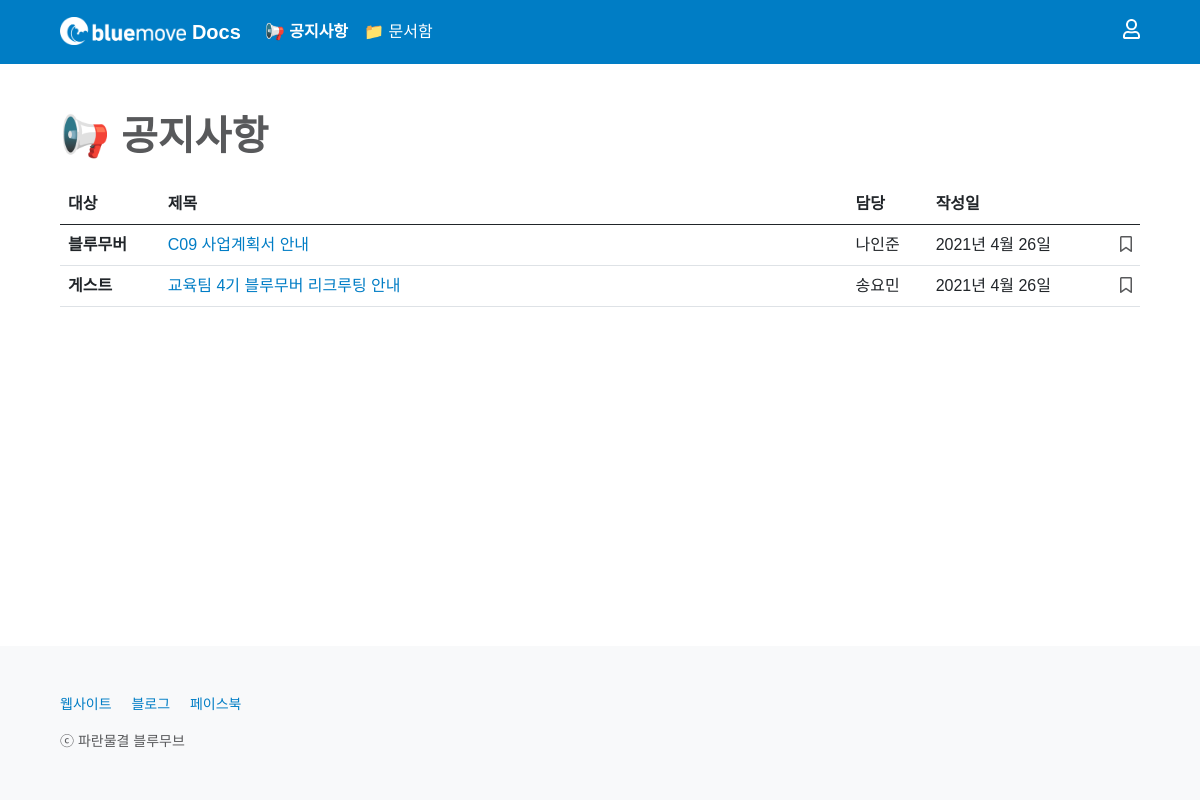
Before: /notice/ with the older database file.
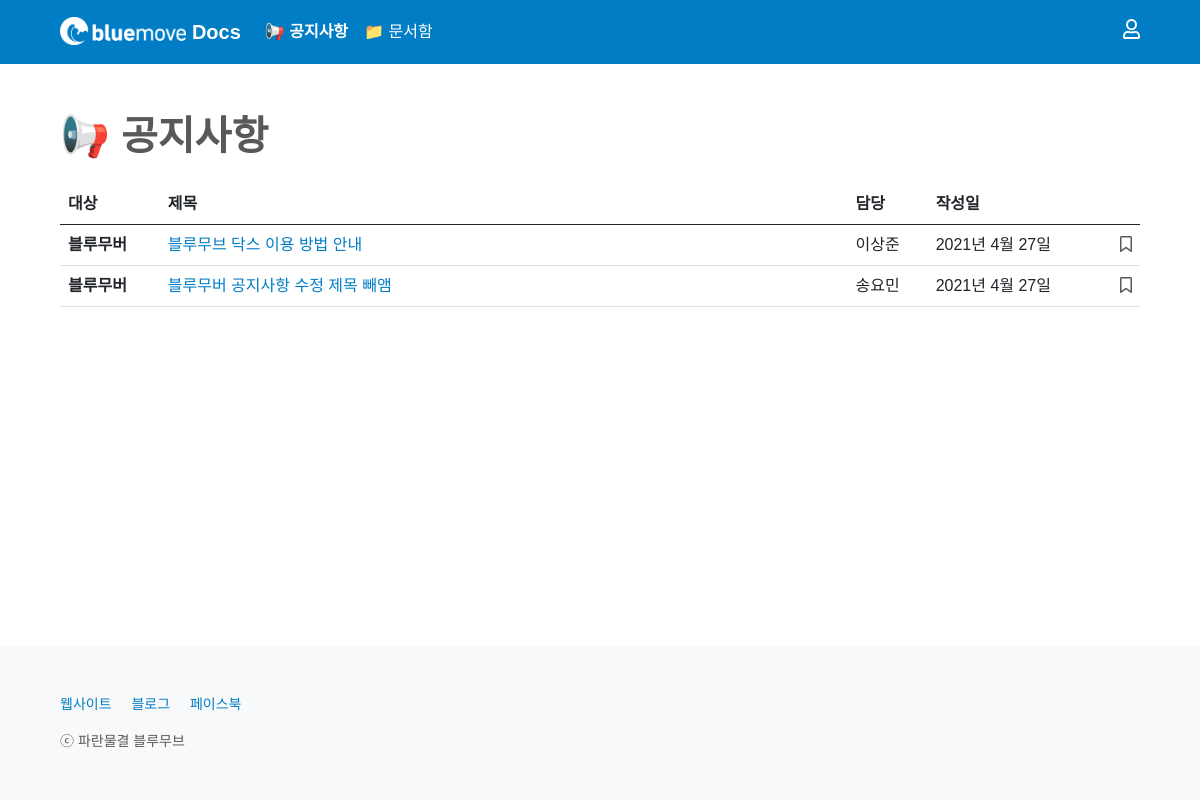
After: the same page with the newer database file.
### notice/models.py (models this page shows, shortened)
class Notice(models.Model):
    CATEGORY_CHOICES = {
        ('bluemover', '블루무버'),
        ('guest', '게스트'),
    }
    title = models.CharField(max_length = 50)
    writer = models.ForeignKey(User, on_delete=models.CASCADE)
    category = models.CharField(max_length = 50, choices = CATEGORY_CHOICES)
    channel_id = models.CharField(max_length = 50)
    channel_name = models.CharField(max_length = 50)
    content = RichTextField()
    image = models.ImageField(upload_to='images/', null=True, blank=True)
    created_at = models.DateField(auto_now_add = True)
    updated_at = models.DateField(auto_now = True)
    favorite_user_set = models.ManyToManyField(User, blank=True, related_name="favorite_user_set", through="Favorite")

### notice/views.py (the view)
# urls.py: path('', main, name='main'),
def main(request):
    if request.user.is_authenticated:
        profile = Profile.objects.get(user=request.user)
        if not profile.info_update_flag == True:
            return redirect('users:write_info', request.user.id)
        else:
            None
    else:
        None
    all_notices = Notice.objects.all().order_by('-id')
    page = request.GET.get('page', 1)
    paginator = Paginator(all_notices, 10)
    try:
        all_notices = paginator.page(page)
    except PageNotAnInteger:
        all_notices = paginator.page(1)
    except EmptyPage:
        all_notices = paginator.page(paginator.num_pages)
    return render(request, 'notice/main.html', {'all_notices': all_notices})

### notice/templates/notice/main.html (shortened to what this page needs)
{% extends 'base.html' %}
{% block content %}
{% include 'shared/_navbar4notice.html' %}
<main class="px-2 px-md-5">
    <div class="container-md mt-5">
        <h1 class="mb-4" style="font-weight: 600; color: #58595B;">📢 공지사항</h1>
        {% include 'shared/_noticetable.html' %}
    </div>
</main>
{% endblock %}

### home/templates/shared/_noticetable.html (shortened to what this page needs)
<div class="table-responsive" id="noticetable-table">
    <table class="table">
        <thead>
            <tr>
                <th scope="col">대상</th>
                <th scope="col">제목</th>
                <th scope="col">담당</th>
                <th scope="col">작성일</th>
                <th class="text-end" scope="col"></th>
            </tr>
        </thead>
        <tbody>
            {% for notice in all_notices %}
            <tr>
                <th scope="row">
                {% if notice.category == 'bluemover' %}
                    블루무버
                {% elif notice.category == 'guest' %}
                    게스트
                {% else %}
                    알 수 없음
                {% endif %}
                </th>
                <td><a href="{% url 'notice:read' notice.id %}{{ request.get_full_path|cut:request.path }}" style="word-break: break-word; overflow: hidden; text-overflow: ellipsis; width: 500px; display: -webkit-box; -webkit-line-clamp: 1; -webkit-box-orient: vertical;">{{ notice.title }}</a></td>
                <td>
                    {{ notice.writer.last_name }}{{ notice.writer.first_name }}
                </td>
                <td>
                    {% if notice.created_at == notice.updated_at %}
                    {{ notice.created_at }}
                    {% else %}
                    {{ notice.created_at }} │ <span style="color: #6C757D;"><i class="fas fa-sync"></i> {{ notice.updated_at }} 수정</span>
                    {% endif %}
                </td>
                <td>
                    {% if user.is_authenticated %}
                    <div class="text-end">
                        {% if not request.path == '/notice/' %}
                        <a class="bookmark" href="{% url 'notice:notice_favorite' notice.id %}?next={{ request.get_full_path }}#noticeTablePosition">
                        {% else %}
                        <a class="bookmark" href="{% url 'notice:notice_favorite' notice.id %}?next={{ request.get_full_path }}">
                        {% endif %}
                            {% if user in notice.favorite_user_set.all %}
                            <i class="fas fa-bookmark"></i>
                            {% else %}
                            <i class="far fa-bookmark"></i>
                            {% endif %}
                        </a>
                    </div>
                    {% else %}
                    <div class="text-end">
                        <a type="button" class="bookmark" data-bs-toggle="modal" data-bs-target="#tableloginModal">
                            <i class="far fa-bookmark"></i>
                        </a>
                    </div>
                    {% endif %}
                </td>
            </tr>
            {% empty %}
            <tr>
                <td colspan="5">
                    <div class="text-center"><br><h2 style="color: #CCCCCC; font-weight: 600;"><i class="far fa-folder-open"></i> 비어 있어요!</h2><p class="mb-4">공지사항이 없습니다.</p></div>
                </td>
            </tr>
            {% endfor %}
        </tbody>
    </table>
</div>

Changed rows visible on the page:
removed Notice: category "블루무버", title "C09 사업계획서 안내", writer.last_name "나", writer.first_name "인준", created_at "2021년 4월 26일"
removed Notice: category "게스트", title "교육팀 4기 블루무버 리크루팅 안내", writer.last_name "송", writer.first_name "요민", created_at "2021년 4월 26일"
added Notice: category "블루무버", title "블루무브 닥스 이용 방법 안내", writer.last_name "이", writer.first_name "상준", created_at "2021년 4월 27일"
added Notice: category "블루무버", title "블루무버 공지사항 수정 제목 빼앰", writer.last_name "송", writer.first_name "요민", created_at "2021년 4월 27일"
